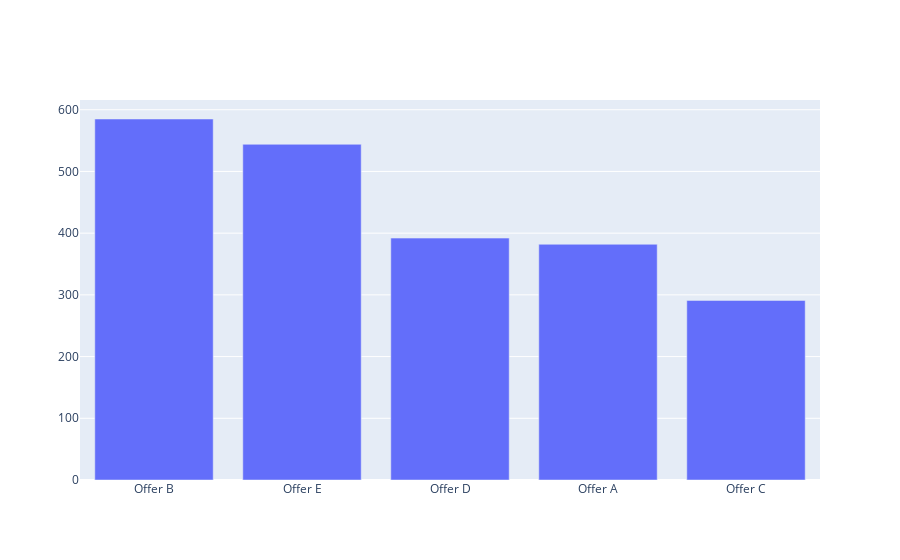

Here is the notebook cell this chart was saved with:
### Code cell
fig = go.Figure([go.Bar(x=off.index, y=off.values)])
fig.show()

### Figure 1 — Plotly figure (JSON) as saved in the notebook; plotly's stock layout.template omitted (floating-point values rounded to 4 significant figures)
{"data": [{"type": "bar", "x": ["Offer B", "Offer E", "Offer D", "Offer A", "Offer C"], "y": [585, 544, 392, 382, 291]}], "layout": {}}
